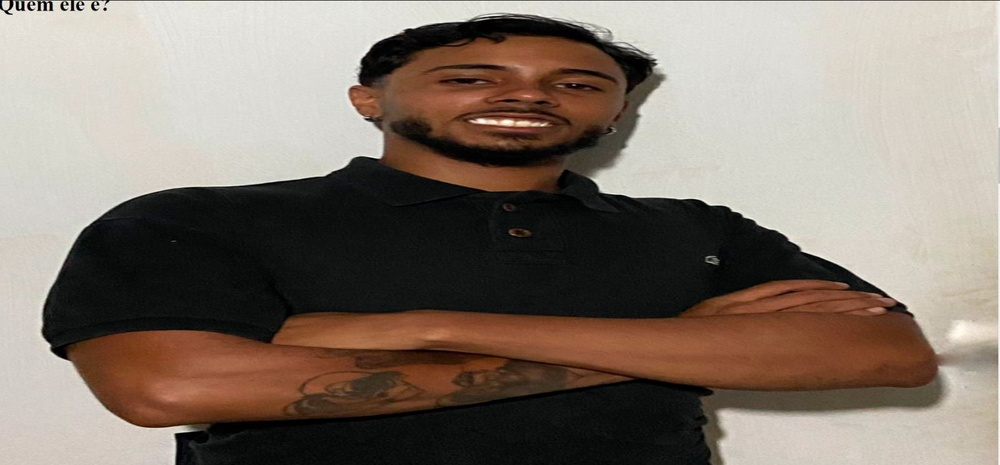
#> input picture img/input/WhatsApp Image 2023-12-26 at 16.01.49.jpeg, 1000 x 465 px, shrunk from 1600 x 744 before the run
$ python main.py
#> lines starting #> are read from the running program, lines starting #| are printed output that depends on the picture; after the words box and inside, x2 and y2 are one past the last pixel; in counts of white or black regions, pixels touching at a corner belong together
from PIL import Image
import os

def rgb_to_gray(pixel):
    return sum(pixel) // 3

def color_to_gray(input_image, output_image):
#> called with output_image = './img/output/'
    original_image =  Image.open(input_image)
#> original_image is the input picture: PIL image 1000x465 RGB; mean R, G, B 131.3, 119, 108.6

    width, height = original_image.size
#> width = 1000; height = 465

    gray_image = Image.new("L", (width, height))
#> gray_image: PIL image 1000x465 L; every value is 0

    for x in range(width):
        for y in range(height):
            pixel = original_image.getpixel((x, y))
            gray_value = rgb_to_gray(pixel)
            gray_image.putpixel((x, y), gray_value)
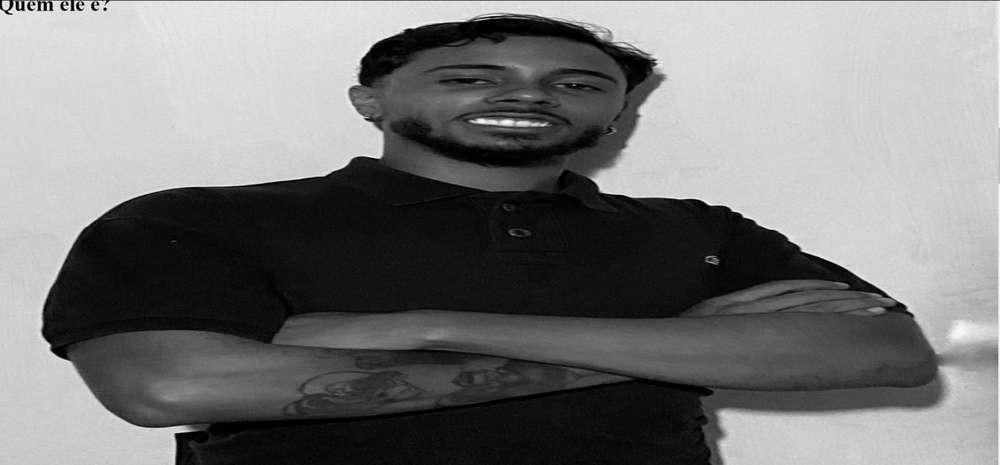
#> gray_image: PIL image 1000x465 L; min 0, max 252, mean 119.3

    output_path = os.path.join(output_image, "tons_de_cinza.jpg")
    gray_image.save(output_path)

def gray_to_bw(input_image, output_image, threshold = 30):
#> called with input_image = './img/output/tons_de_cinza.jpg', output_image = './img/output/', threshold = 30
    gray_image = Image.open(input_image)
    bw_image = gray_image.point(lambda x: 0 if x < threshold else 255, '1')
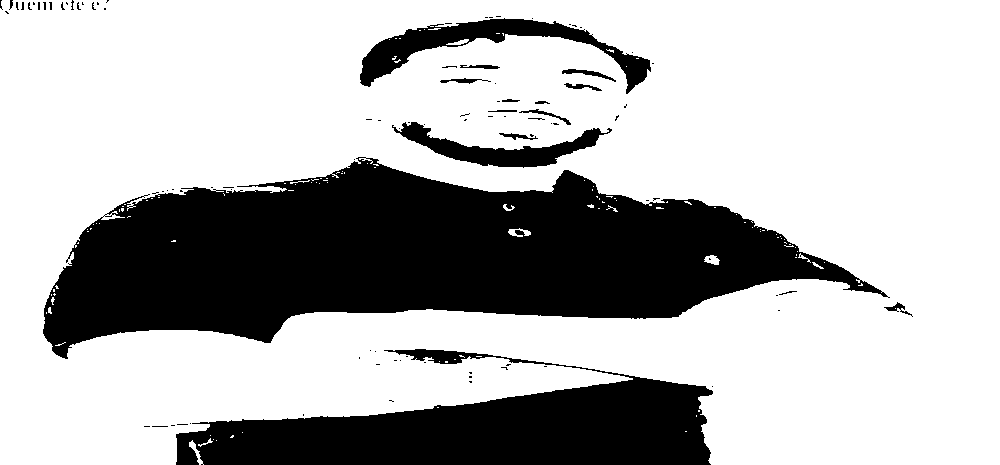
#> bw_image: PIL image 1000x465 1; 70.9% white; 98 black regions (82 under 20 px), largest, box (x1, y1, x2, y2) and area: (43, 157, 890, 359) 91929, (176, 349, 713, 465) 32946, (360, 18, 651, 94) 5712
    output_path = os.path.join(output_image, "preto_e_branco.jpg")
    bw_image.save(output_path)


input_image_path = "./img/input/WhatsApp Image 2023-12-26 at 16.01.49.jpeg"
output_image = "./img/output/"

color_to_gray(input_image_path, output_image)
gray_to_bw(os.path.join(output_image, "tons_de_cinza.jpg"), output_image)
